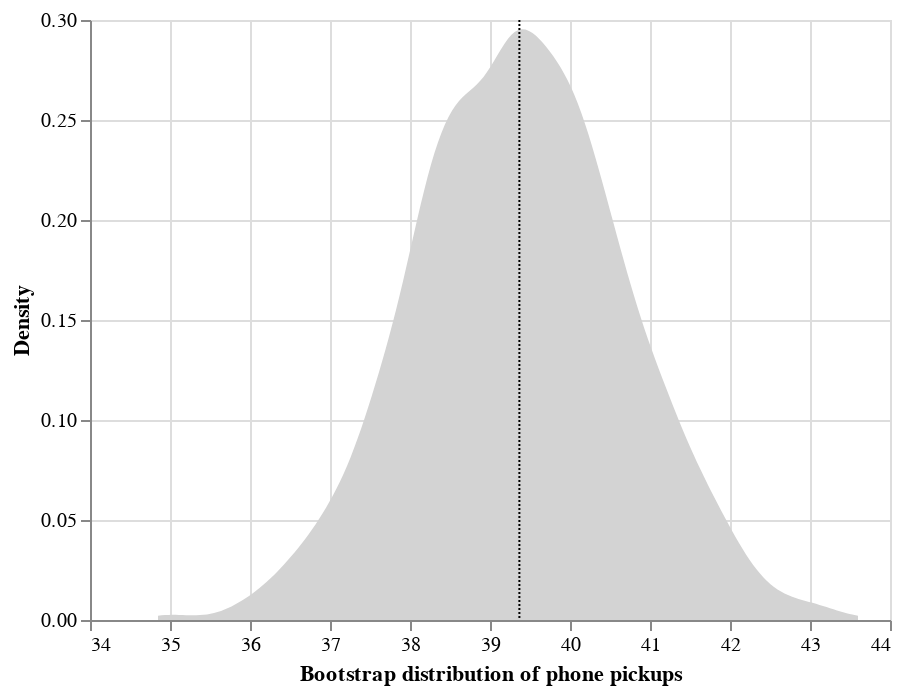

Notebook code for this chart:
### Markdown cell above
### Question 1.1.2 (2 points)

Visualize the bootstrap sampling distribution of the mean as a density plot.

Hint: see assignment 1.

### Code cell
# YOUR CODE HERE
df = pd.DataFrame(data = {"bootstrap_means" : bootstrap_means})

pop_density_chart_bootstrap = alt.Chart(df).transform_density(
    density='bootstrap_means',
    as_=['bootstrap_means', 'density'],
    
).mark_area(color="lightgray").encode(
    x=alt.X('bootstrap_means', axis=alt.Axis(title="Bootstrap distribution of phone pickups")),
    y=alt.Y('density:Q', axis=alt.Axis(title="Density"))
)

pop_mean_chart_bootstrap = alt.Chart(df).mark_rule(color="black", strokeDash=[1,1]).encode(
    x="mean(bootstrap_means)"
)

pop_chart_bootstrap = pop_density_chart_bootstrap + pop_mean_chart_bootstrap

pop_chart_bootstrap

### Figure 1 — Vega-Lite specification as saved in the notebook (floating-point values rounded to 4 significant figures; data arrays with more than 128 entries replaced by an {"elided": "..."} marker saying what was removed)
{"config": {"view": {"continuousWidth": 400, "continuousHeight": 300}}, "layer": [{"mark": {"type": "area", "color": "lightgray"}, "encoding": {"x": {"type": "quantitative", "axis": {"title": "Bootstrap distribution of phone pickups"}, "field": "bootstrap_means"}, "y": {"type": "quantitative", "axis": {"title": "Density"}, "field": "density"}}, "transform": [{"density": "bootstrap_means", "as": ["bootstrap_means", "density"]}]}, {"mark": {"type": "rule", "color": "black", "strokeDash": [1, 1]}, "encoding": {"x": {"type": "quantitative", "aggregate": "mean", "field": "bootstrap_means"}}}], "data": {"name": "data-f3fcf97b5adaa4a381e0a1a63f3c1581"}, "$schema": "https://vega.github.io/schema/vega-lite/v4.8.1.json", "datasets": {"data-f3fcf97b5adaa4a381e0a1a63f3c1581": {"elided": "5000 records"}}}
